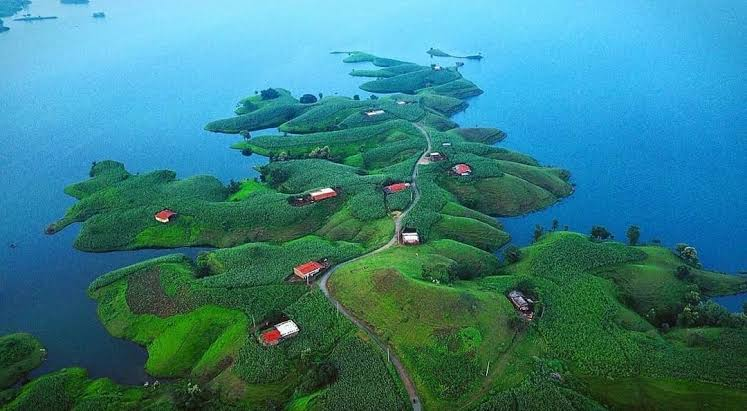
#> input picture images/major project/open_cv/photos/banswara.jpg, 747 x 411 px
$ python mask.py
#> lines starting #> are read from the running program, lines starting #| are printed output that depends on the picture; after the words box and inside, x2 and y2 are one past the last pixel; in counts of white or black regions, pixels touching at a corner belong together
#not mask shape and shape of image must be same

import cv2 as cv
import numpy as np

img = cv.imread('photos/banswara.jpg')
#> img is the input picture: shape (411, 747, 3); mean B, G, R 131.6, 126.5, 54.6
cv.imshow("Image",img)

blank = np.zeros(img.shape[:2],dtype = 'uint8')

circle = cv.circle(blank.copy(),(img.shape[1//2],img.shape[0]//2),100,(255,255,255),-1)
rectangle = cv.rectangle(blank.copy(),(30,30),(400,400),(255,255,255),-1)

mask = cv.bitwise_and(circle,circle,mask = rectangle)
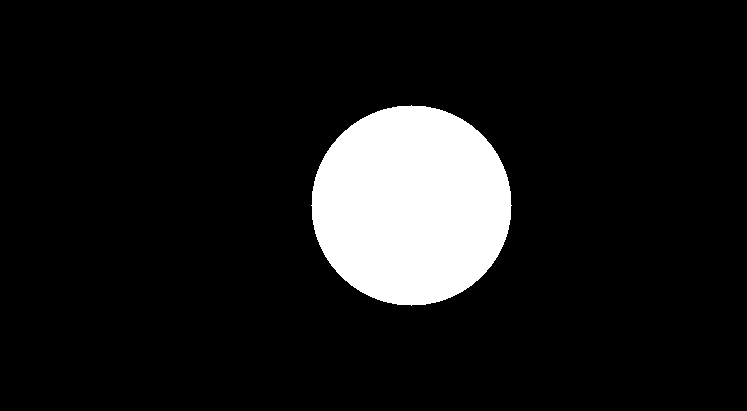
#> circle: shape (411, 747); 10.2% white; 1 white region, box (x1, y1, x2, y2) and area: (311, 105, 512, 306) 31417
cv.imshow('mask',mask)
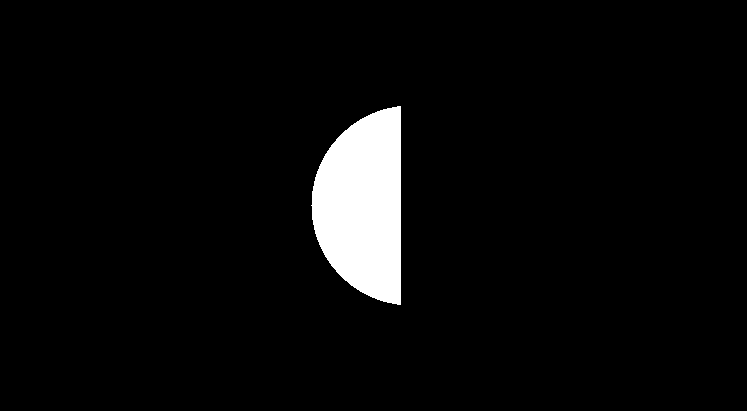
#> window 'mask': shape (411, 747); 4.4% white; 1 white region, box (x1, y1, x2, y2) and area: (311, 106, 401, 305) 13618

masked = cv.bitwise_and(img,img,mask = mask)
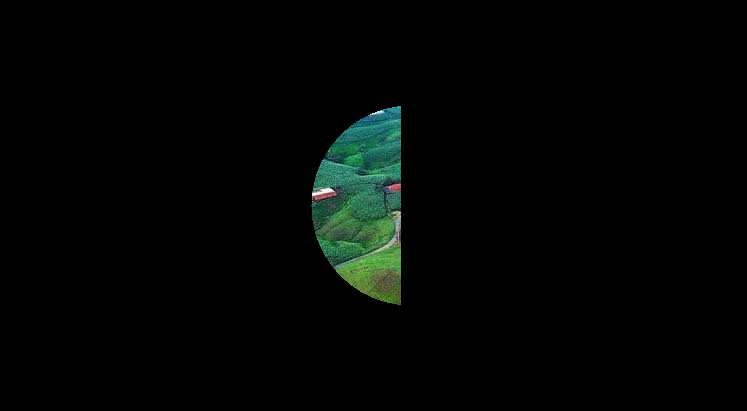
#> masked: shape (411, 747, 3); mean B, G, R 3.7, 5.2, 2.6
cv.imshow('masked',masked)
cv.waitKey(3000)
